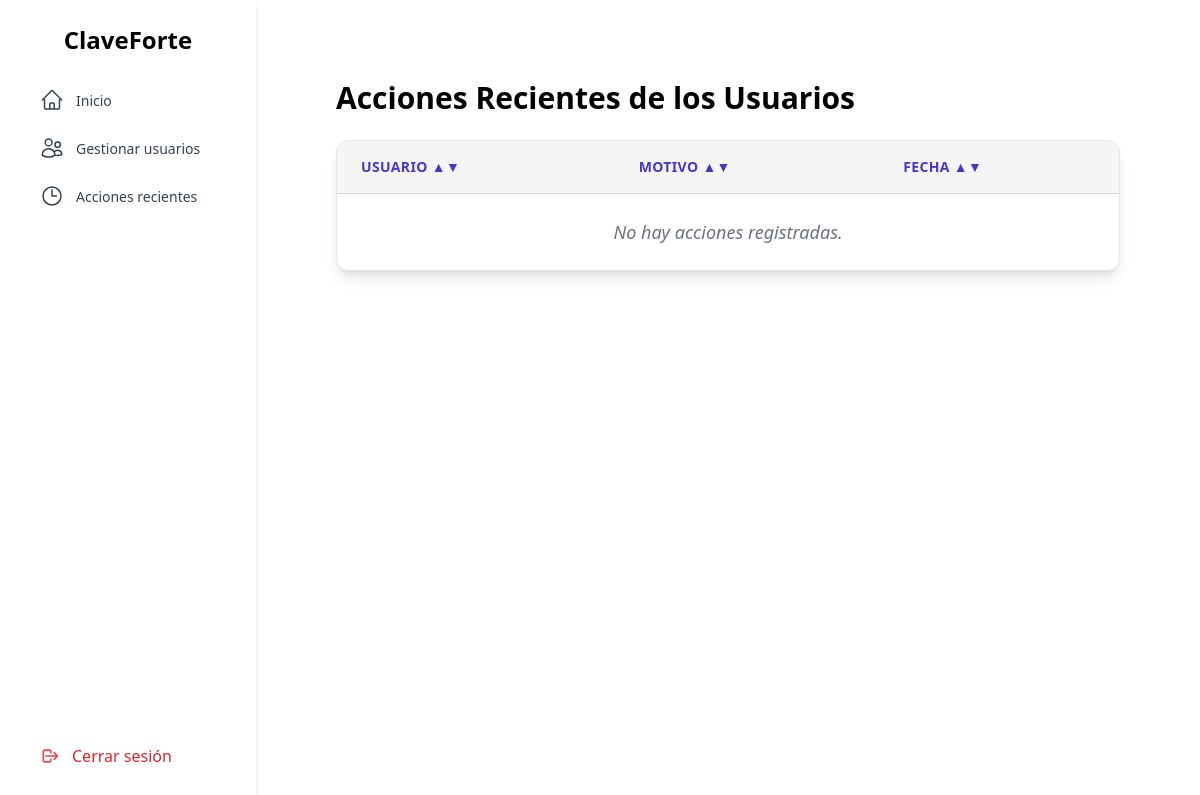
/recent_actions (signed in), run on an earlier commit of the app's database.
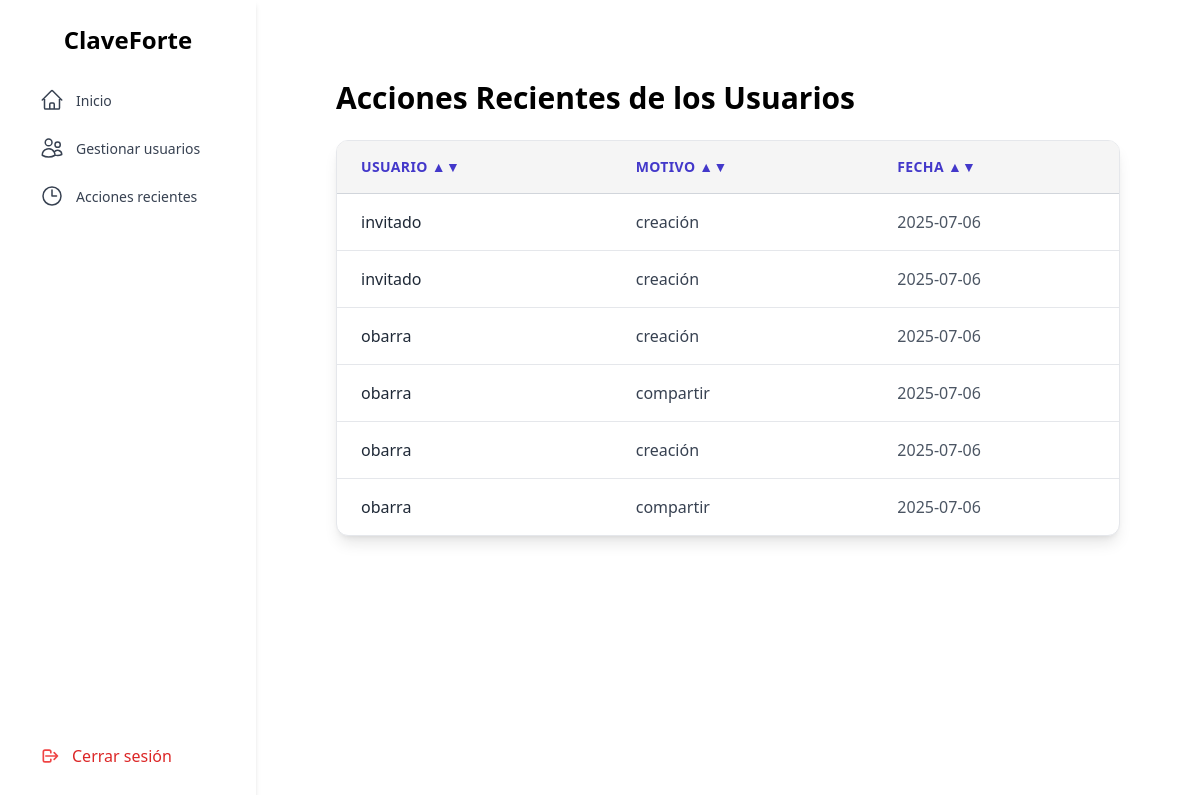
And on a later commit of the database.
### tables this page shows
CREATE TABLE Access (
        id_access       INTEGER PRIMARY KEY AUTOINCREMENT,
        timestam        TEXT NOT NULL,  -- Fecha en formato ISO
        motivo          TEXT,
        usr_name        TEXT,
        id_usr          INTEGER NOT NULL,
        id_credential   INTEGER NOT NULL,
        FOREIGN KEY (id_usr) REFERENCES Users(id_usr),
        FOREIGN KEY (id_credential) REFERENCES Credentials(id_credential)
    );

### app.py (the view)
@app.route('/recent_actions')
def acciones_recientes():
    active_rol = session.get('usuario_rol')
    rcnt_act = []
    try:
        conn = sqlite3.connect('instance/ClaveForte.db')
        conn.row_factory = sqlite3.Row  # Permite acceder a columnas por nombre
        cursor = conn.cursor()
        cursor.execute('''
            SELECT * FROM Access
        ''')
        rcnt_act = cursor.fetchall()
    except Exception as e:
        print(f"Error al recuperar acciones recientes: {e}")
    finally:
        conn.close()
    return render_template('./admin/recent/recent.html',
                           usr_rol=active_rol,
                           recent_acctions=rcnt_act)

### app.py (called while the page is built)
@app.before_request
def require_login_and_admin():
    allowed_routes = ['login', 'signup', 'logout']  # ← añade logout también
    endpoint = request.endpoint
    if endpoint is None or endpoint in allowed_routes:
        return
    if 'usuario_id' not in session:
        flash('Debes iniciar sesión', 'danger')
        return redirect(url_for('login'))
    if endpoint in ['gestionar_usuarios', 'acciones_recientes']:
        if session.get('usuario_rol') != 1:
            return redirect(url_for('home'))
    if endpoint in ['mostrar_credenciales', 'compartir_credencial', 'perfil']:
        if session.get('usuario_rol') != 2:
            return redirect(url_for('home'))

### templates/admin/recent/recent.html (shortened to what this page needs)
{% extends './layout.html' %}
{% block content %}
<div class="flex-1 p-10">
    <h1 class="text-3xl font-bold mb-6 text-black">Acciones Recientes de los Usuarios</h1>
    <div class="w-full overflow-x-auto bg-white shadow-lg rounded-xl border border-gray-200">
    <div class="max-h-[65vh] overflow-y-auto">
        <table id="tablaAcciones" class="min-w-full divide-y divide-gray-300">
            <thead class="bg-[rgb(245,245,245)] sticky top-0 z-10">
                <tr>
                    <th onclick="ordenarTabla(0)" class="cursor-pointer px-6 py-4 text-left text-sm font-bold text-indigo-700 uppercase tracking-wide bg-[rgb(245,245,245)]">
                        Usuario ▲▼
                    </th>
                    <th onclick="ordenarTabla(1)" class="cursor-pointer px-6 py-4 text-left text-sm font-bold text-indigo-700 uppercase tracking-wide bg-[rgb(245,245,245)]">
                        Motivo ▲▼
                    </th>
                    <th onclick="ordenarTabla(2)" class="cursor-pointer px-6 py-4 text-left text-sm font-bold text-indigo-700 uppercase tracking-wide bg-[rgb(245,245,245)]">
                        Fecha ▲▼
                    </th>
                </tr>
            </thead>
            <tbody class="divide-y divide-gray-200">
                {% for accion in recent_acctions %}
                <tr class="hover:bg-indigo-50 transition-all duration-200">
                    <td class="px-6 py-4 text-base text-gray-800 font-medium">
                        {{ accion['usr_name'] }}
                    </td>
                    <td class="px-6 py-4 text-base text-gray-700">
                        {{ accion['motivo'] }}
                    </td>
                    <td class="px-6 py-4 text-base text-gray-600">
                        {{ accion['timestam'][:10] }}
                    </td>
                </tr>
                {% else %}
                <tr>
                    <td colspan="3" class="px-6 py-6 text-center text-gray-500 italic text-lg">
                        No hay acciones registradas.
                    </td>
                </tr>
                {% endfor %}
            </tbody>
        </table>
    </div>
    </div>
</div>
{% endblock %}

### templates/layout.html (shortened to what this page needs)
<!DOCTYPE html>
<html lang="es">
<head>
  <link href="https://cdn.jsdelivr.net/npm/tailwindcss@2.2.19/dist/tailwind.min.css" rel="stylesheet">
</head>
<body class="flex overflow-y-hidden h-full">
  {% include './sidebar/sidebar.html' with context%}
  <main class="flex-1 p-10">
    {% block content %}{% endblock %}
  </main>
</body>
</html>

### templates/sidebar/sidebar.html (shortened to what this page needs)
<!DOCTYPE html>
<html lang="es">
<head>
    <script src="https://cdn.tailwindcss.com"></script>
</head>
<body>
    <aside class="w-64 h-screen bg-white shadow-md p-6 flex flex-col justify-between">
    <div>
        <h2 class="text-2xl font-bold text-center mb-6">ClaveForte</h2>
        <nav>
            <ul class="space-y-2">
                <li>
                    <a href="/home" class="flex items-center gap-3 px-4 py-2 rounded hover:bg-indigo-100 text-gray-700 transition">
                        <span class="text-[14px]">Inicio</span>
                    </a>
                </li>
                {% if usr_rol == 1 %}
                <li>
                    <a href="/user_management" class="flex items-center gap-3 px-4 py-2 rounded hover:bg-indigo-100 text-gray-700 transition">
                        <span  class="text-[14px]"">Gestionar usuarios</span>
                    </a>
                </li>
                <li>
                    <a href="/recent_actions" class="flex items-center gap-3 px-4 py-2 rounded hover:bg-indigo-100 text-gray-700 transition">
                        <svg xmlns="http://www.w3.org/2000/svg" fill="none" viewBox="0 0 24 24" stroke-width="1.5" stroke="currentColor" class="size-6">
                        <path stroke-linecap="round" stroke-linejoin="round" d="M12 6v6h4.5m4.5 0a9 9 0 1 1-18 0 9 9 0 0 1 18 0Z" />
                        </svg>
                        <span  class="text-[14px]"">Acciones recientes</span>
                    </a>
                </li>
                {% endif %}
            </ul>
        </nav>
    </div>
    <div>
        <a href="/logout" class="flex items-center gap-3 px-4 py-2 rounded hover:bg-red-100 text-red-600 transition">
        <svg class="w-5 h-5 text-red-500" fill="none" stroke="currentColor" viewBox="0 0 24 24">
            <path stroke-linecap="round" stroke-linejoin="round" stroke-width="2" d="M17 16l4-4m0 0l-4-4m4 4H7m6 4v1a2 2 0 01-2 2H6a2 2 0 01-2-2V7a2 2 0 012-2h5a2 2 0 012 2v1" />
        </svg>
        <span>Cerrar sesión</span>
        </a>
    </div>
    </aside>
</body>
</html>

What changed in the data, as far as the page shows it:
added Access: usr_name "invitado", motivo "creación", timestam "2025-07-06"
added Access: usr_name "invitado", motivo "creación", timestam "2025-07-06"
added Access: usr_name "obarra", motivo "creación", timestam "2025-07-06"
added Access: usr_name "obarra", motivo "compartir", timestam "2025-07-06"
added Access: usr_name "obarra", motivo "creación", timestam "2025-07-06"
added Access: usr_name "obarra", motivo "compartir", timestam "2025-07-06"
Also different on the page:
text no longer shown: "No hay acciones registradas."
